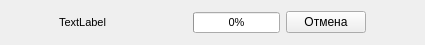
<?xml version="1.0" encoding="UTF-8"?>
<ui version="4.0">
 <class>TransferItem</class>
 <widget class="QWidget" name="TransferItem">
  <property name="geometry">
   <rect>
    <x>0</x>
    <y>0</y>
    <width>425</width>
    <height>45</height>
   </rect>
  </property>
  <property name="windowTitle">
   <string>Form</string>
  </property>
  <layout class="QHBoxLayout" name="mainLayout">
   <item>
    <layout class="QHBoxLayout" name="transferLayout">
     <item>
      <layout class="QVBoxLayout" name="textLayout">
       <item>
        <widget class="QLabel" name="fileNameLabel">
         <property name="sizePolicy">
          <sizepolicy hsizetype="Maximum" vsizetype="Fixed">
           <horstretch>0</horstretch>
           <verstretch>0</verstretch>
          </sizepolicy>
         </property>
         <property name="maximumSize">
          <size>
           <width>128</width>
           <height>16777215</height>
          </size>
         </property>
         <property name="font">
          <font>
           <pointsize>8</pointsize>
          </font>
         </property>
         <property name="text">
          <string>TextLabel</string>
         </property>
         <property name="textFormat">
          <enum>Qt::RichText</enum>
         </property>
        </widget>
       </item>
      </layout>
     </item>
     <item>
      <layout class="QHBoxLayout" name="optionLayout">
       <item>
        <widget class="QProgressBar" name="progressBar">
         <property name="sizePolicy">
          <sizepolicy hsizetype="Fixed" vsizetype="Fixed">
           <horstretch>0</horstretch>
           <verstretch>0</verstretch>
          </sizepolicy>
         </property>
         <property name="font">
          <font>
           <pointsize>8</pointsize>
          </font>
         </property>
         <property name="value">
          <number>0</number>
         </property>
        </widget>
       </item>
       <item>
        <widget class="QPushButton" name="cancelButton">
         <property name="sizePolicy">
          <sizepolicy hsizetype="Fixed" vsizetype="Fixed">
           <horstretch>0</horstretch>
           <verstretch>0</verstretch>
          </sizepolicy>
         </property>
         <property name="text">
          <string>Отмена</string>
         </property>
        </widget>
       </item>
      </layout>
     </item>
    </layout>
   </item>
  </layout>
 </widget>
 <resources/>
 <connections/>
</ui>
